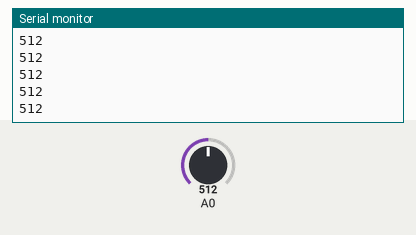
Bench run of a sketch on a simulated Arduino Uno, built with avr-gcc and run on an emulated ATmega328P. Shown: the last lines printed to the serial monitor. The inputs (shaded band) are chosen by the test bench; at power-on: A0 = 512.

Above: at 1.2 s.
1.3 s: A0 set to 716
At 1.31 s:
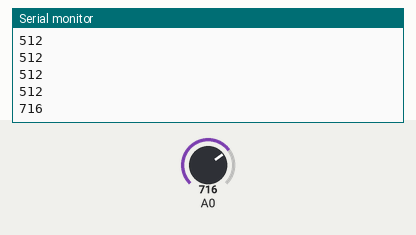
2.8 s: A0 set to 900
At 2.81 s:
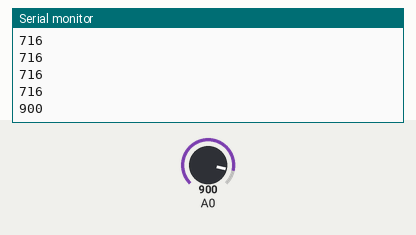
Timing chart, 0 to 5.8 s (numbered marks = the images above; inputs shaded):
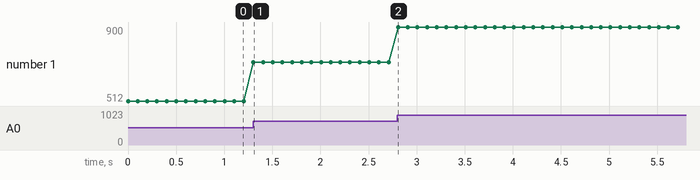

Measured:
- after the input at 1.3 s, the serial monitor: prints a new line at once (image 1)
- after the input at 2.8 s, the serial monitor: prints a new line at once (image 2)
- plotted number 1: 512 → 716 after the input at 1.3 s, 716 → 900 after the input at 2.8 s

The sketch:

DistanceSensor.ino
```cpp
void setup() {
  Serial.begin(9600);
}

void loop() {
  int distance = analogRead(0);
  Serial.println(distance);
  delay(100);

}
```
